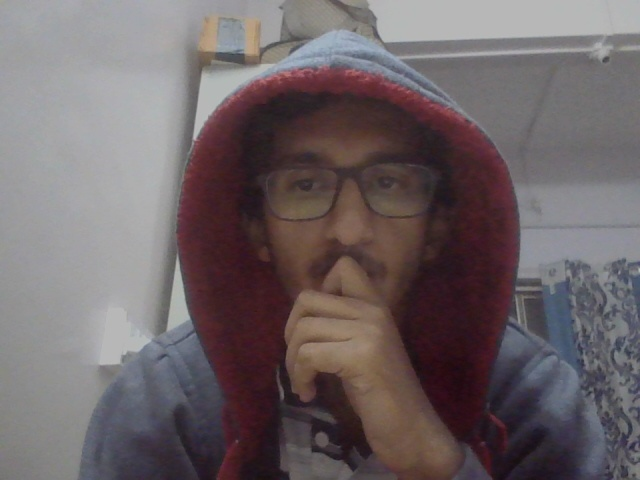
#> input picture images/0/0image0001.jpg, 640 x 480 px, given in place of Test_image.jpg, which was not available; the run also reads 1 picture not shown here
$ python train_model.py
#> lines starting #> are read from the running program, lines starting #| are printed output that depends on the picture; pictures that were not available may be replaced by others from this repository, and a replacement may not be noted
### faceRecognition.py
import string
import numpy as np
import cv2
import os


#Face detection is done
def faceDetection(test_img):
    #convert to grey scale
    gray_img=cv2.cvtColor(test_img,cv2.COLOR_BGR2GRAY)
    #path to haar caascade
    face_haar = cv2.CascadeClassifier(cv2.data.haarcascades + 'haarcascade_frontalface_default.xml')
    #face_haar=cv2.CascadeClassifier(r'C:\Users\246687\Desktop\BE Final Year Project\Face-Recognition_lpbh\haarcascade_frontalface_alt.xml') #Give path to haar classifier as i have given
    faces=face_haar.detectMultiScale(gray_img,scaleFactor=1.2,minNeighbors=3)
    return faces,gray_img

#Labels for training data has been created

def labels_for_training_data(directory):
    #array to store matrices
    faces=[]
    faceID=[]


    for path,subdirnames,filenames in os.walk(directory):
        for filename in filenames:
            if filename.startswith("."):
                print("skipping system file")
                continue

            id=os.path.basename(path)
            print("print id ",id);
            print(type(id))
            img_path=os.path.join(path,filename)
            print ("img_path",img_path)
            print("id: ",id)

            test_img=cv2.imread(img_path)
            if test_img is None:
                print ("Not Loaded Properly")
                continue

            faces_rect,gray_img=faceDetection(test_img)
            if len(faces_rect)!=1:
                continue
            (x,y,w,h)=faces_rect[0]
            roi_gray=gray_img[y:y+w,x:x+h]
            faces.append(roi_gray)
            faceID.append(int(float(id)))
    return faces,faceID


#Here training Classifier is called
def train_classifier(faces,faceID):
    face_recognizer=cv2.face.LBPHFaceRecognizer_create()
    print(faceID);
    face_recognizer.train(faces,np.array(faceID))
    return face_recognizer


#Drawing a Rectangle on the Face Function
def draw_rect(test_img,face):
    (x,y,w,h)=face
    cv2.rectangle(test_img,(x,y),(x+w,y+h),(0,255,0),thickness=3)

#Putting text on images
def put_text(test_img,text,x,y):
    cv2.putText(test_img,text,(x,y),cv2.FONT_HERSHEY_DUPLEX,3,(255,0,0),6)


### train_model.py
import numpy as np
import cv2
import os

import faceRecognition as fr
print (fr)

test_img=cv2.imread(r'C:\Users\246687\Desktop\BE Final Year Project\Test_image.jpg')  #Give path to the image which you want to test
#> test_img is the input picture: shape (480, 640, 3); mean B, G, R 102.2, 99.6, 109.6

faces_detected,gray_img=fr.faceDetection  (test_img)
#> in faceDetection, `gray_img=cv2.cvtColor(test_img,cv2.COLOR_BGR2GRAY)`:
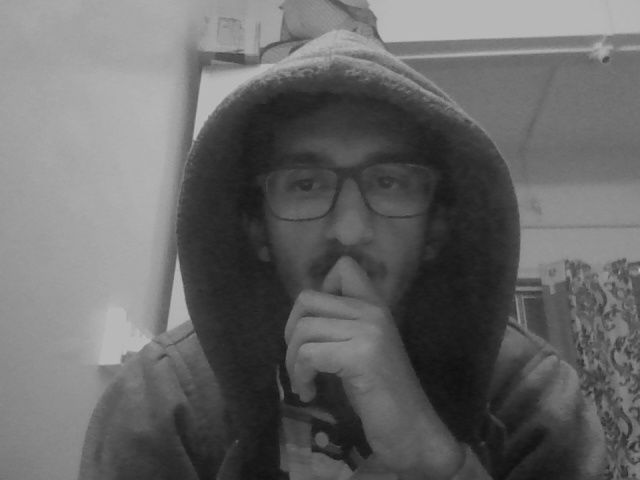
#> gray_img: shape (480, 640); min 15, max 190, mean 102.9
#> in faceDetection, `faces=face_haar.detectMultiScale(gray_img,scaleFactor=1.2,minNeighbors..`: faces = [[247, 110, 197, 197]]
#> faces_detected = [[247, 110, 197, 197]]
print("face Detected: ",faces_detected)
#| face Detected:  [[247 110 197 197]]

#Training will begin from here

faces,faceID=fr.labels_for_training_data(r'C:\Users\246687\Desktop\BE Final Year Project\Face-Recognition_lpbh\face_recognition\images\0') #Give path to the train-images folder which has both labeled folder as 0 and 1
#> in labels_for_training_data, `faces_rect,gray_img=faceDetection(test_img)`: faces_rect = [[266, 196, 66, 66], [246, 110, 197, 197]]
face_recognizer=fr.train_classifier(faces,faceID)
face_recognizer.save(r'C:\Users\246687\Desktop\BE Final Year Project\Face-Recognition_lpbh\trainingData.yml') #It will save the trained model. Just give path to where you want to save

name={0:"Atharva"}    #Change names accordingly. If you want to recognize only one person then write:- name={0:"name"}


for face in faces_detected:

    (x,y,w,h)=face
    roi_gray=gray_img[y:y+h,x:x+h]
    label,confidence=face_recognizer.predict(roi_gray)
    print ("Confidence :",confidence)
    print("label :",label)
    fr.draw_rect(test_img,face)
    predicted_name=name[label]
    fr.put_text(test_img,predicted_name,x,y)
#> this loop made 1 pass
#> pass 1, `roi_gray=gray_img[y:y+h,x:x+h]`:
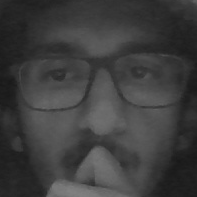
#> roi_gray: shape (197, 197); min 24, max 128, mean 61.8
#> after the loop:
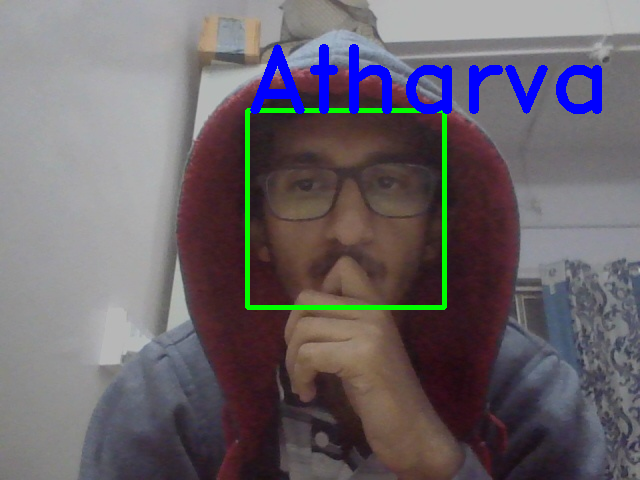
#> test_img: shape (480, 640, 3); mean B, G, R 105.7, 99.6, 106.1

resized_img=cv2.resize(test_img,(1000,700))
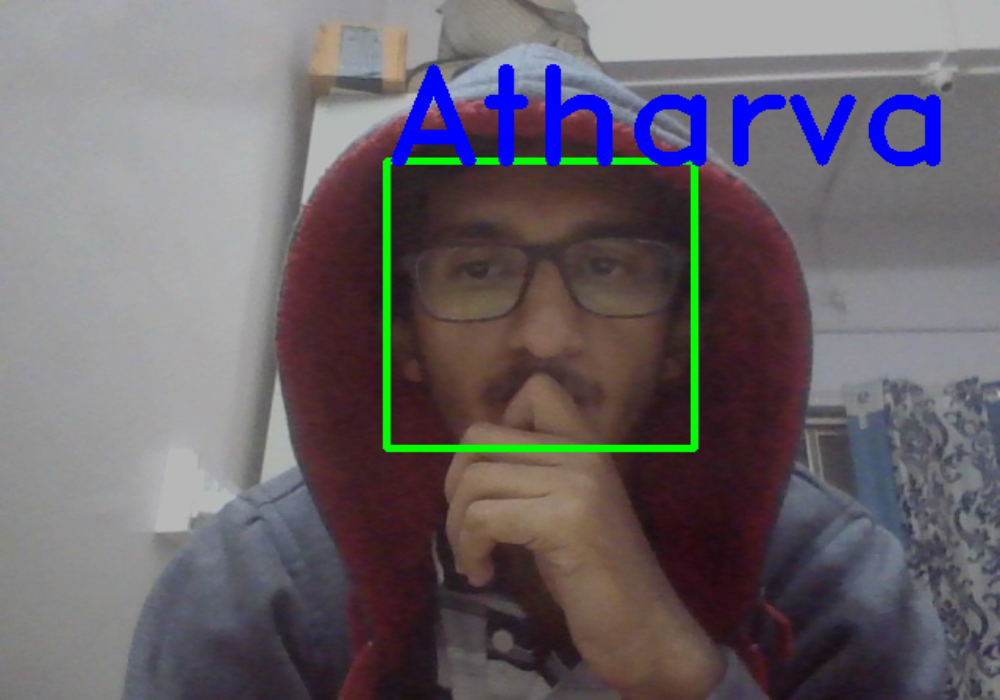
#> resized_img: shape (700, 1000, 3); mean B, G, R 105.6, 99.5, 106

cv2.imshow( "Example - Show image in window",resized_img)
cv2.waitKey(0)
cv2.destroyAllWindows
